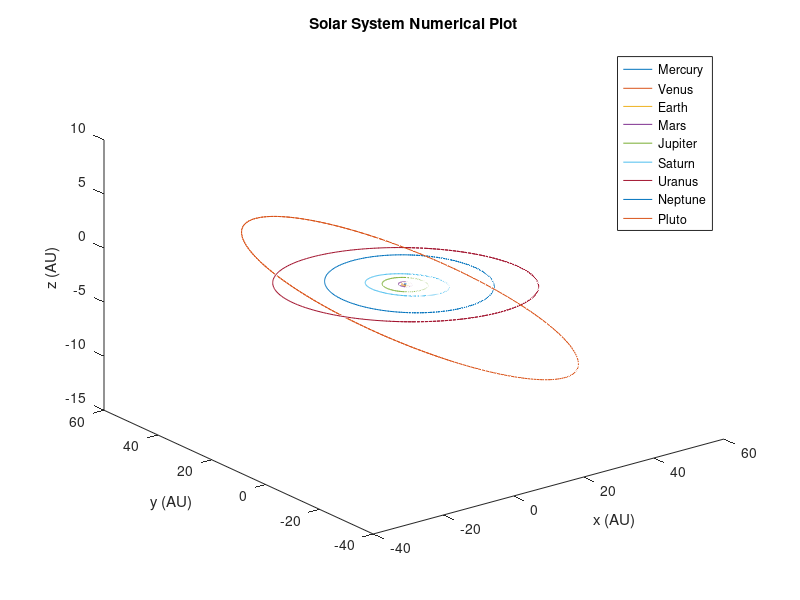
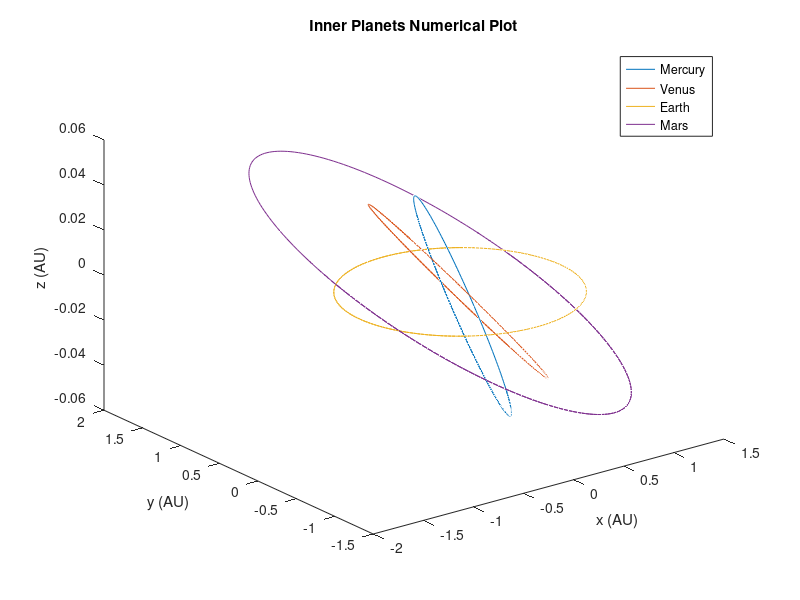

These figures' MATLAB source, in order:
Planets = [];

Planets(:,1:3) = dlmread('Mercury.csv');
Planets(:,4:6) = dlmread('Venus.csv');
Planets(:,7:9) = dlmread('Earth.csv');
Planets(:,10:12) = dlmread('Mars.csv');
Planets(:,13:15) = dlmread('Jupiter.csv');
Planets(:,16:18) = dlmread('Saturn.csv');
Planets(:,19:21) = dlmread('Neptune.csv');
Planets(:,22:24) = dlmread('Uranus.csv');
Planets(:,25:27) = dlmread('Pluto.csv');
Planets(:,28:30) = dlmread('HaleyComet.csv');

plot3(Planets(:,1),Planets(:,2),Planets(:,3),Planets(:,4),Planets(:,5),...
Planets(:,6),Planets(:,7),Planets(:,8),Planets(:,9),Planets(:,10),...
Planets(:,11),Planets(:,12),Planets(:,13),Planets(:,14),Planets(:,15),...
Planets(:,16),Planets(:,17),Planets(:,18),Planets(:,19),Planets(:,20),...
Planets(:,21),Planets(:,22),Planets(:,23),Planets(:,24),Planets(:,25),...
Planets(:,26),Planets(:,27))
title('Solar System Numerical Plot')
xlabel('x (AU)')
ylabel('y (AU)')
zlabel('z (AU)')
legend('Mercury','Venus','Earth','Mars','Jupiter','Saturn','Uranus',...
    'Neptune','Pluto')
print('SolarSystem','-dpng')

plot3(Planets(:,1),Planets(:,2),Planets(:,3),Planets(:,4),Planets(:,5),...
Planets(:,6),Planets(:,7),Planets(:,8),Planets(:,9),Planets(:,10),...
Planets(:,11),Planets(:,12))
title('Inner Planets Numerical Plot')
xlabel('x (AU)')
ylabel('y (AU)')
zlabel('z (AU)')
legend('Mercury','Venus','Earth','Mars')
print('InnerPlanets','-dpng')

